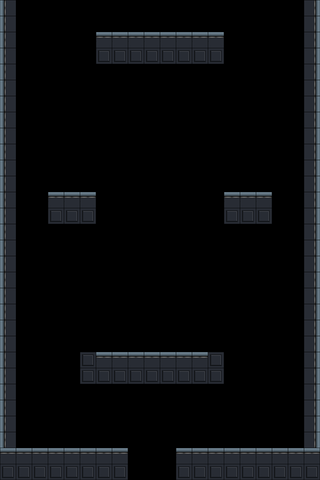

Rendered tile map (Tiled .tmx) drawn with the repository's tilesets; below, a short description and the full map source, tile grids included:
An orthogonal 20x30 tile map with 16x16 px tiles, 1 tile layer (wg-tiles) and 4 objects (entry_bottom, exit_top, rest_plat, top_plat).

<map version="1.10" tiledversion="1.11.2" orientation="orthogonal" renderorder="right-down" width="20" height="30" tilewidth="16" tileheight="16" infinite="0" nextlayerid="6" nextobjectid="15">
 <properties>
  <property name="biome" value="default" />
  <property name="chunk_id" value="vertical_ascent_01" />
  <property name="difficulty" type="int" value="2" />
  <property name="max_enemies" type="int" value="3" />
  <property name="min_enemies" type="int" value="1" />
  <property name="tags" value="vertical_ascent" />
 </properties>
 <tileset firstgid="1" source="../levels/tilesets/cyberpunk-tiles.tsx" />
 <layer id="1" name="wg-tiles" width="20" height="30">
  <properties>
   <property name="render" type="bool" value="true" />
  </properties>
  <data encoding="csv">
18,0,0,0,0,0,0,0,0,0,0,0,0,0,0,0,0,0,0,17,
18,0,0,0,0,0,0,0,0,0,0,0,0,0,0,0,0,0,0,17,
18,0,0,0,0,0,16,16,16,16,16,16,16,16,0,0,0,0,0,17,
18,0,0,0,0,0,28,28,28,28,28,28,28,28,0,0,0,0,0,17,
18,0,0,0,0,0,0,0,0,0,0,0,0,0,0,0,0,0,0,17,
18,0,0,0,0,0,0,0,0,0,0,0,0,0,0,0,0,0,0,17,
18,0,0,0,0,0,0,0,0,0,0,0,0,0,0,0,0,0,0,17,
18,0,0,0,0,0,0,0,0,0,0,0,0,0,0,0,0,0,0,17,
18,0,0,0,0,0,0,0,0,0,0,0,0,0,0,0,0,0,0,17,
18,0,0,0,0,0,0,0,0,0,0,0,0,0,0,0,0,0,0,17,
18,0,0,0,0,0,0,0,0,0,0,0,0,0,0,0,0,0,0,17,
18,0,0,0,0,0,0,0,0,0,0,0,0,0,0,0,0,0,0,17,
18,0,0,16,16,16,0,0,0,0,0,0,0,0,16,16,16,0,0,17,
18,0,0,28,28,28,0,0,0,0,0,0,0,0,28,28,28,0,0,17,
18,0,0,0,0,0,0,0,0,0,0,0,0,0,0,0,0,0,0,17,
18,0,0,0,0,0,0,0,0,0,0,0,0,0,0,0,0,0,0,17,
18,0,0,0,0,0,0,0,0,0,0,0,0,0,0,0,0,0,0,17,
18,0,0,0,0,0,0,0,0,0,0,0,0,0,0,0,0,0,0,17,
18,0,0,0,0,0,0,0,0,0,0,0,0,0,0,0,0,0,0,17,
18,0,0,0,0,0,0,0,0,0,0,0,0,0,0,0,0,0,0,17,
18,0,0,0,0,0,0,0,0,0,0,0,0,0,0,0,0,0,0,17,
18,0,0,0,0,0,0,0,0,0,0,0,0,0,0,0,0,0,0,17,
18,0,0,0,0,28,16,16,16,16,16,16,16,28,0,0,0,0,0,17,
18,0,0,0,0,28,28,28,28,28,28,28,28,28,0,0,0,0,0,17,
18,0,0,0,0,0,0,0,0,0,0,0,0,0,0,0,0,0,0,17,
18,0,0,0,0,0,0,0,0,0,0,0,0,0,0,0,0,0,0,17,
18,0,0,0,0,0,0,0,0,0,0,0,0,0,0,0,0,0,0,17,
18,0,0,0,0,0,0,0,0,0,0,0,0,0,0,0,0,0,0,17,
16,16,16,16,16,16,16,16,0,0,0,16,16,16,16,16,16,16,16,16,
28,28,28,28,28,28,28,28,0,0,0,28,28,28,28,28,28,28,28,28
</data>
 </layer>
 <objectgroup id="2" name="Connections">
  <object id="1" name="entry_bottom" x="128" y="480" width="48">
   <properties>
    <property name="edge" value="bottom" />
    <property name="slot" type="int" value="0" />
   </properties>
  </object>
  <object id="2" name="exit_top" x="128" y="0" width="48">
   <properties>
    <property name="edge" value="top" />
    <property name="slot" type="int" value="0" />
   </properties>
  </object>
 </objectgroup>
 <objectgroup id="3" name="EnemySlots" visible="0">
  <object id="10" name="rest_plat" x="48" y="192" width="224" />
  <object id="11" name="top_plat" x="96" y="32" width="128" />
 </objectgroup>
</map>
